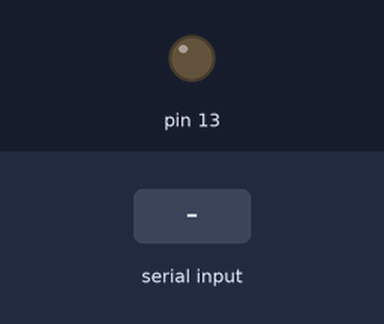
This sketch was run on a simulated Arduino Uno, built with avr-gcc and run on an emulated ATmega328P. Shown: output pins drawn as LEDs (lit = HIGH). Inputs (shaded band) come from the test bench.

Above: at 1.2 s.
1.3 s: "1" received over Serial
At 2.0 s:
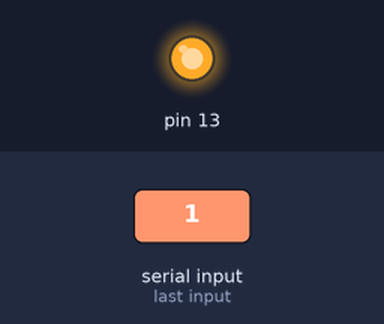
2.8 s: "0" received over Serial
At 3.1 s:
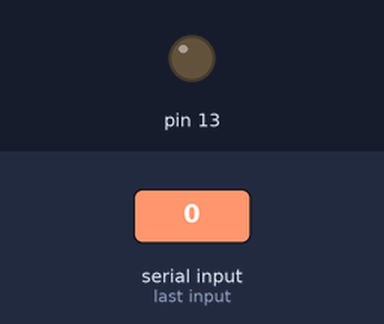
Timing chart, 0 to 5.8 s (numbered marks = the images above; inputs shaded):
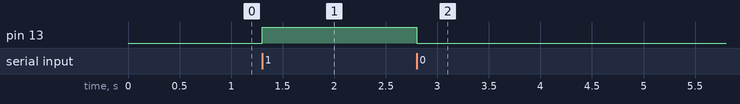

The sketch:

led_exam01.ino
```cpp
//1이라는 숫자가 입력되면 13번 led에 불이 켜지도록 설정,0이면 불이 꺼지도록
int inputdata =0;
void setup() {
  Serial.begin(9600);
  pinMode(13,OUTPUT);
}

void loop() {
  if(Serial.available()>0){
    inputdata = Serial.read();
    if(inputdata == 49){
      digitalWrite(13,1);
    }
    else if(inputdata == 48){
      digitalWrite(13,0);
    }
  }
}
```

Measured:
- after the input at 1.3 s, pin 13: LOW → HIGH at once
- after the input at 2.8 s, pin 13: HIGH → LOW at once
